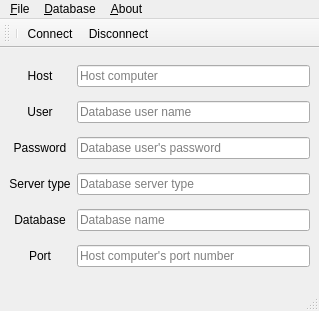
<?xml version="1.0" encoding="UTF-8"?>
<ui version="4.0">
 <class>MySql_connection_ui</class>
 <widget class="QMainWindow" name="MySql_connection_ui">
  <property name="geometry">
   <rect>
    <x>0</x>
    <y>0</y>
    <width>319</width>
    <height>311</height>
   </rect>
  </property>
  <property name="windowTitle">
   <string>MainWindow</string>
  </property>
  <widget class="QWidget" name="centralwidget">
   <layout class="QGridLayout" name="gridLayout">
    <item row="0" column="0">
     <widget class="QLabel" name="host_lbl">
      <property name="text">
       <string>Host</string>
      </property>
      <property name="alignment">
       <set>Qt::AlignCenter</set>
      </property>
      <property name="buddy">
       <cstring>host_edit</cstring>
      </property>
     </widget>
    </item>
    <item row="0" column="1">
     <widget class="QLineEdit" name="host_edit">
      <property name="placeholderText">
       <string>Host computer</string>
      </property>
      <property name="clearButtonEnabled">
       <bool>true</bool>
      </property>
     </widget>
    </item>
    <item row="1" column="0">
     <widget class="QLabel" name="user_lbl">
      <property name="text">
       <string>User</string>
      </property>
      <property name="alignment">
       <set>Qt::AlignCenter</set>
      </property>
      <property name="buddy">
       <cstring>user_edit</cstring>
      </property>
     </widget>
    </item>
    <item row="1" column="1">
     <widget class="QLineEdit" name="user_edit">
      <property name="placeholderText">
       <string>Database user name</string>
      </property>
      <property name="clearButtonEnabled">
       <bool>true</bool>
      </property>
     </widget>
    </item>
    <item row="2" column="0">
     <widget class="QLabel" name="password_lbl">
      <property name="text">
       <string>Password</string>
      </property>
      <property name="alignment">
       <set>Qt::AlignCenter</set>
      </property>
      <property name="buddy">
       <cstring>password_edit</cstring>
      </property>
     </widget>
    </item>
    <item row="2" column="1">
     <widget class="QLineEdit" name="password_edit">
      <property name="placeholderText">
       <string>Database user's password</string>
      </property>
      <property name="clearButtonEnabled">
       <bool>true</bool>
      </property>
     </widget>
    </item>
    <item row="3" column="0">
     <widget class="QLabel" name="server_type_lbl">
      <property name="text">
       <string>Server type</string>
      </property>
      <property name="alignment">
       <set>Qt::AlignCenter</set>
      </property>
      <property name="buddy">
       <cstring>server_type_edit</cstring>
      </property>
     </widget>
    </item>
    <item row="3" column="1">
     <widget class="QLineEdit" name="server_type_edit">
      <property name="placeholderText">
       <string>Database server type</string>
      </property>
      <property name="clearButtonEnabled">
       <bool>true</bool>
      </property>
     </widget>
    </item>
    <item row="4" column="0">
     <widget class="QLabel" name="database_lbl">
      <property name="text">
       <string>Database</string>
      </property>
      <property name="alignment">
       <set>Qt::AlignCenter</set>
      </property>
      <property name="buddy">
       <cstring>database_edit</cstring>
      </property>
     </widget>
    </item>
    <item row="4" column="1">
     <widget class="QLineEdit" name="database_edit">
      <property name="placeholderText">
       <string>Database name</string>
      </property>
      <property name="clearButtonEnabled">
       <bool>true</bool>
      </property>
     </widget>
    </item>
    <item row="5" column="0">
     <widget class="QLabel" name="port_lbl">
      <property name="text">
       <string>Port</string>
      </property>
      <property name="alignment">
       <set>Qt::AlignCenter</set>
      </property>
      <property name="buddy">
       <cstring>port_edit</cstring>
      </property>
     </widget>
    </item>
    <item row="5" column="1">
     <widget class="QLineEdit" name="port_edit">
      <property name="inputMask">
       <string>9999</string>
      </property>
      <property name="placeholderText">
       <string>Host computer's port number</string>
      </property>
      <property name="clearButtonEnabled">
       <bool>true</bool>
      </property>
     </widget>
    </item>
   </layout>
  </widget>
  <widget class="QMenuBar" name="menubar">
   <property name="geometry">
    <rect>
     <x>0</x>
     <y>0</y>
     <width>319</width>
     <height>21</height>
    </rect>
   </property>
   <widget class="QMenu" name="menu_File">
    <property name="title">
     <string>&amp;File</string>
    </property>
    <addaction name="action_New"/>
    <addaction name="action_Open"/>
    <addaction name="separator"/>
    <addaction name="action_Close"/>
   </widget>
   <widget class="QMenu" name="menuDatabase">
    <property name="title">
     <string>&amp;Database</string>
    </property>
    <addaction name="action_Connect"/>
    <addaction name="separator"/>
    <addaction name="action_Disconnect"/>
   </widget>
   <widget class="QMenu" name="menu_About">
    <property name="title">
     <string>&amp;About</string>
    </property>
    <addaction name="action_About"/>
   </widget>
   <addaction name="menu_File"/>
   <addaction name="menuDatabase"/>
   <addaction name="menu_About"/>
  </widget>
  <widget class="QStatusBar" name="statusbar"/>
  <widget class="QToolBar" name="toolBar">
   <property name="windowTitle">
    <string>toolBar</string>
   </property>
   <attribute name="toolBarArea">
    <enum>TopToolBarArea</enum>
   </attribute>
   <attribute name="toolBarBreak">
    <bool>false</bool>
   </attribute>
   <addaction name="separator"/>
   <addaction name="action_Connect"/>
   <addaction name="action_Disconnect"/>
  </widget>
  <action name="action_New">
   <property name="text">
    <string>&amp;New</string>
   </property>
  </action>
  <action name="action_Open">
   <property name="text">
    <string>&amp;Open</string>
   </property>
  </action>
  <action name="action_Close">
   <property name="text">
    <string>&amp;Close</string>
   </property>
  </action>
  <action name="action_Connect">
   <property name="checkable">
    <bool>true</bool>
   </property>
   <property name="text">
    <string>&amp;Connect</string>
   </property>
  </action>
  <action name="action_Disconnect">
   <property name="text">
    <string>&amp;Disconnect</string>
   </property>
   <property name="toolTip">
    <string>Disconnect from database</string>
   </property>
  </action>
  <action name="action_About">
   <property name="text">
    <string>&amp;About</string>
   </property>
  </action>
 </widget>
 <tabstops>
  <tabstop>host_edit</tabstop>
  <tabstop>user_edit</tabstop>
  <tabstop>password_edit</tabstop>
  <tabstop>server_type_edit</tabstop>
  <tabstop>database_edit</tabstop>
  <tabstop>port_edit</tabstop>
 </tabstops>
 <resources/>
 <connections/>
</ui>
